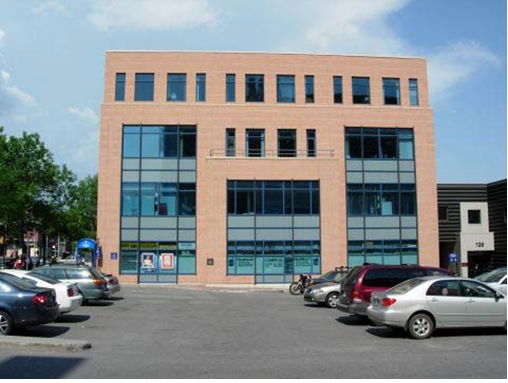
#> input picture image-processing/laboratory3/building.png, 508 x 383 px
$ python corners_detection.py
#> lines starting #> are read from the running program, lines starting #| are printed output that depends on the picture
import cv2
import numpy as np
import skimage


def generate_xshape_matrix(n):
    mat = np.zeros((n, n), np.uint8)
    for i in range(0, n):
        for j in range(0, n):
            if (i + j == n - 1) or (i == j):
                mat[i][j] = 1
    return mat


if __name__ == '__main__':
    image = cv2.imread("building.png")
#> image is the input picture: shape (383, 508, 3); mean B, G, R 140.5, 137.6, 130.6

    image2gray = cv2.cvtColor(image, cv2.COLOR_BGR2GRAY)
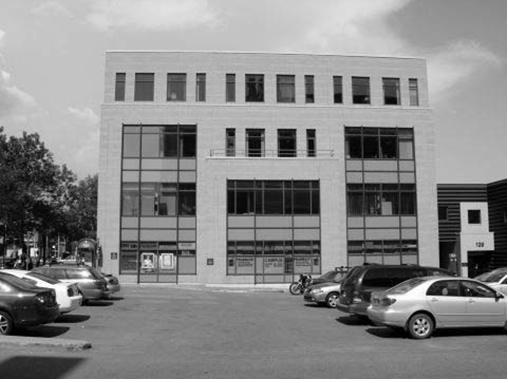
#> image2gray: shape (383, 508); min 0, max 255, mean 135.9

    kernel_cross = cv2.getStructuringElement(cv2.MORPH_CROSS, (5, 5))
    dilation_R1 = cv2.dilate(image2gray, kernel_cross)
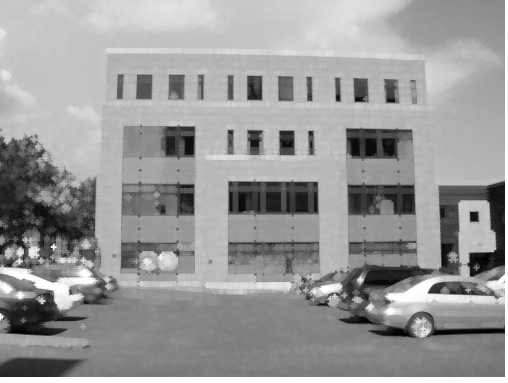
#> dilation_R1: shape (383, 508); min 0, max 255, mean 152.8
    kernel_diamond = skimage.morphology.diamond(2)
    erosion_R1 = cv2.erode(dilation_R1, kernel_diamond)
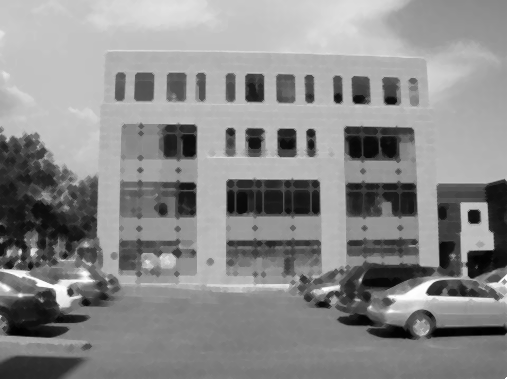
#> erosion_R1: shape (383, 508); min 0, max 255, mean 139.9

    kernel_x = generate_xshape_matrix(5)
    dilation_R2 = cv2.dilate(image2gray, kernel_x)
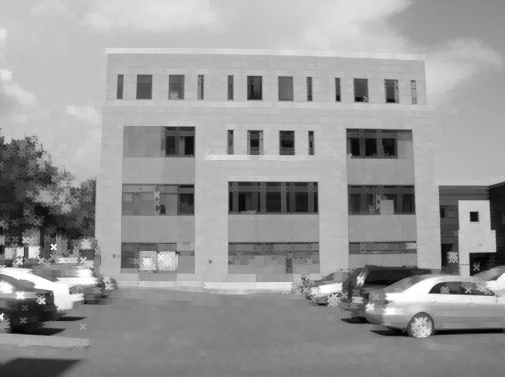
#> dilation_R2: shape (383, 508); min 1, max 255, mean 154.6
    kernel_square = cv2.getStructuringElement(cv2.MORPH_RECT, (5, 5))
    erosion_R2 = cv2.erode(dilation_R2, kernel_square)

    R = cv2.absdiff(erosion_R2, erosion_R1)
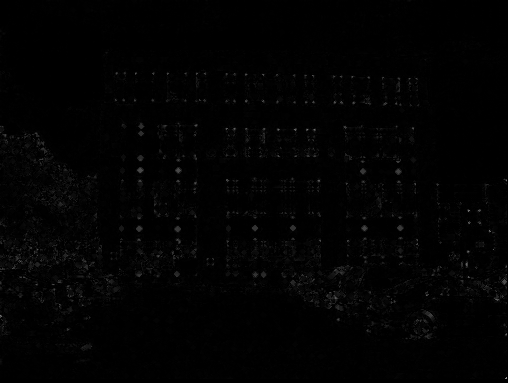
#> R: shape (383, 508); min 0, max 139, mean 2.2

    cv2.imshow("ORIGINAL", image)
    cv2.imshow("CORNERS", R)
    cv2.imshow("EROSION_1", erosion_R1)
    cv2.imshow("EROSION_2", erosion_R2)
    cv2.waitKey(0)
